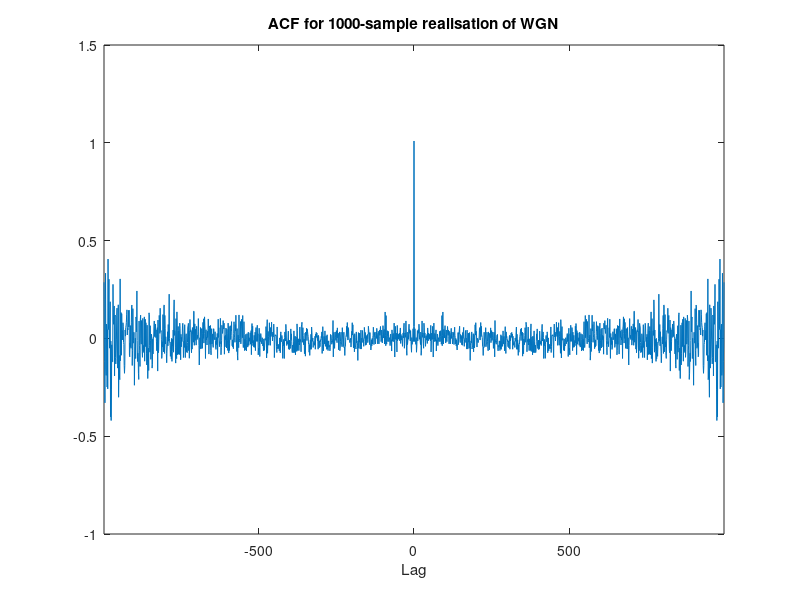
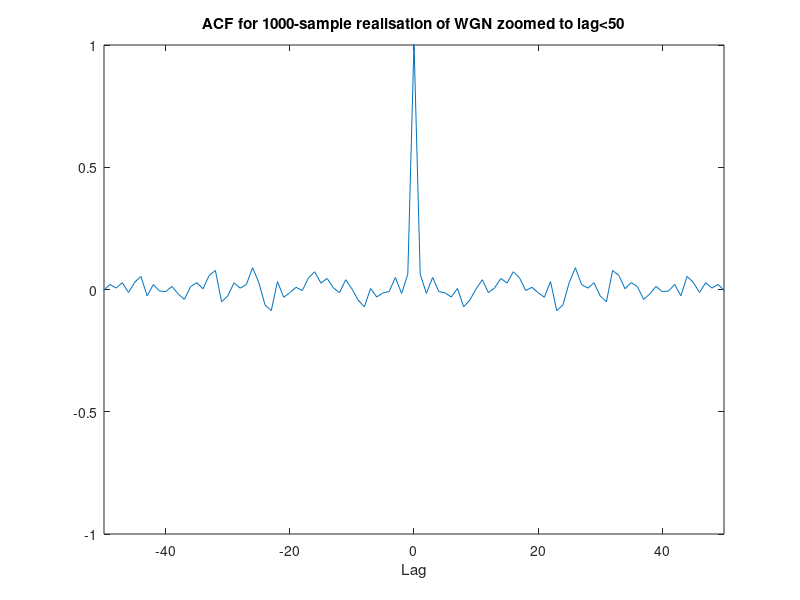
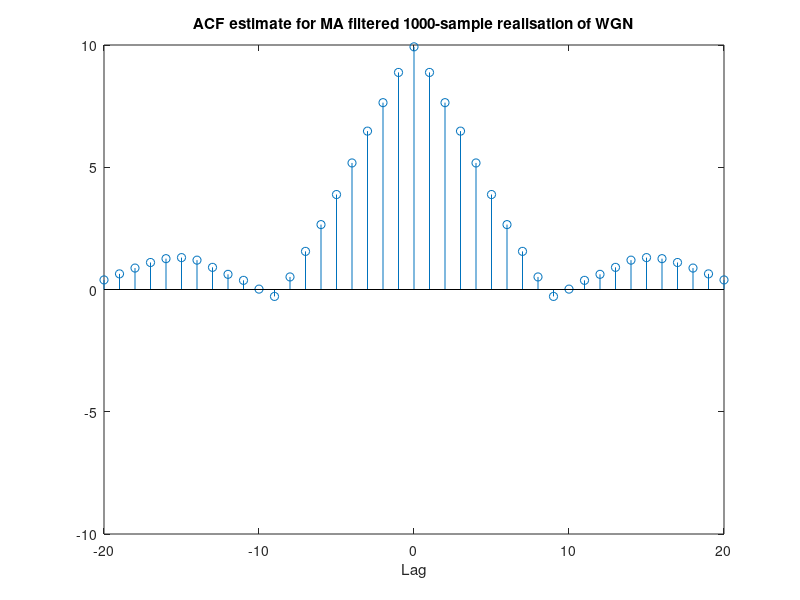
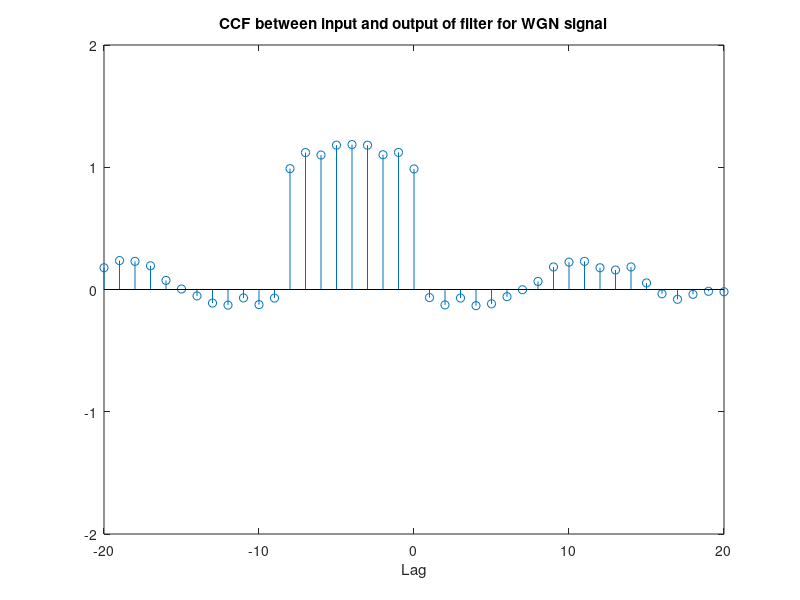

MATLAB code for these plots, in order:
%Part 1
x = randn(1000,1);
unbiasedEstimatex = xcorr(x,'unbiased');
figure %Part 1 Figure 1
k = -999:1:999
plot(k,unbiasedEstimatex)
xlim([-999 999])
title('ACF for 1000-sample realisation of WGN')
xlabel('Lag')
figure %Part 1 Figure 2
plot(k,unbiasedEstimatex)
axis([-999 999 -2000/100 2000/100])
zoom(2000/100)
title('ACF for 1000-sample realisation of WGN zoomed to lag<50')
xlabel('Lag')
y = filter(ones(9,1),[1],x)
unbiasedEstimatey = xcorr(y,'unbiased')
figure %Part 1 Figure 3
l = -999:1:999
stem(l,unbiasedEstimatey)
xlim([-20,20])
title('ACF estimate for MA filtered 1000-sample realisation of WGN')
xlabel('Lag')

%Part 2
figure %Part 2 Figure 1
ccfxy = xcorr(x,y,'unbiased')
stem(l,ccfxy)
xlim([-20,20])
title('CCF between input and output of filter for WGN signal')
xlabel('Lag')
